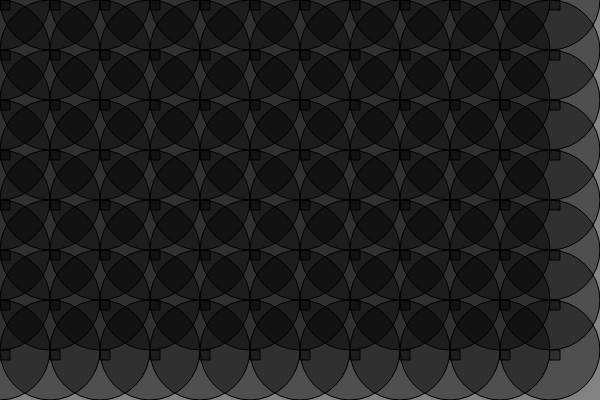
Frame 1 (no input)
Frame 60 (no input): identical to frame 1, image omitted
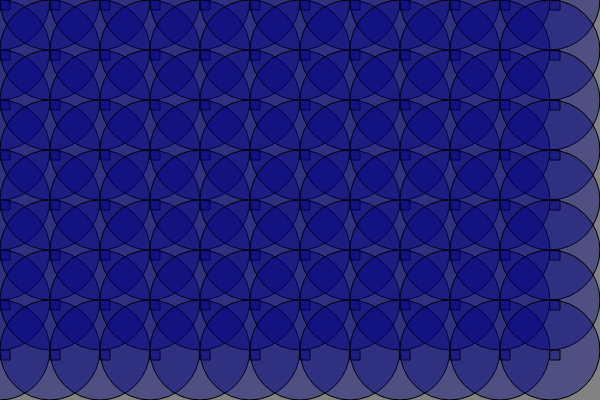
Frame 120 (the mouse pressed at the canvas centre since frame 60)

The p5.js sketch that drew these frames (run headless with seeded random() and noise() and a simulated clock; from frame 60 on, the mouse is pressed at the canvas centre):

// p5.js sketch
// ── sketch.js
var x;
var col;

function setup() {
    createCanvas(600,400);
    
}

function draw() {
    background(130);
//    noStroke();
    fill(130,6,189, 50);
//    ellipse(circleX, 100, 10, 10);
//    circleX = circleX + 10;
//    ellipse(circleX, 100, 10, 10);
    

//    x= 5;
//    line(x, 0, x, height);
//    x += 5;
//    line(x, 0, x, height);
//    x = x +5;
//    line(x, 0, x, height);
    
    col = map(mouseX, 0, 600, 0, 255);
    
    
    for(var i = 0; i < width; i += 50){
        for(var j = 0; j < height; j += 50){
            fill(0, 0, col, 100);
            ellipse(i, j, 100, 100);
            rect(i, j, 10, 10);
        }
//        line(i, 0, i, height);
    }
    
    
//    x = 1;
//    line(x, 0, x, height);
//
//    x = circleX + 5;
//    line(x, 0, x, height);
//    
    
}
